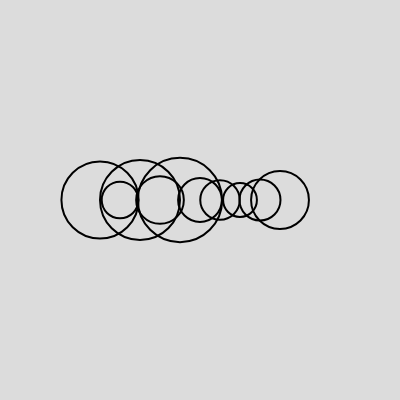
Frame 1 (no input)
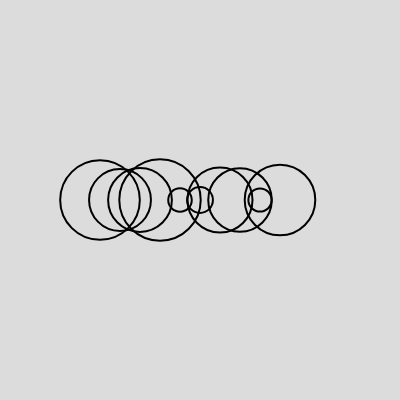
Frame 60 (no input)
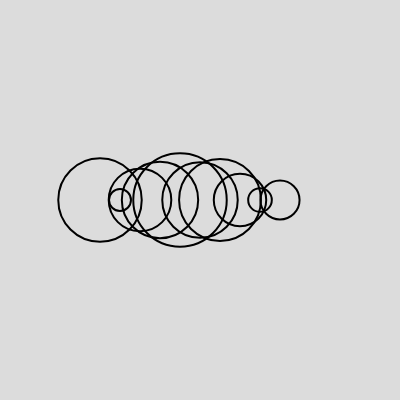
Frame 120 (the mouse pressed at the canvas centre since frame 60)

The p5.js sketch that drew these frames (run headless with seeded random() and noise() and a simulated clock; from frame 60 on, the mouse is pressed at the canvas centre):

// p5.js sketch
// ── sketch.js
function setup() {
  createCanvas(400, 400); // 캔버스 생성
  noFill(); // 채우기 없음
  frameRate(30); // 초당 프레임 설정

  // 중심축의 시작과 끝 위치
  let centerX1 = width / 4;
  let centerX2 = (3 * width) / 4;
  let centerY = height / 2;

  // 중심축 그리기
  line(centerX1, centerY, centerX2, centerY);
}

function draw() {
  background(220); // 배경 색상 설정

  // 원의 개수
  let numCircles = 10;

  for (let i = 0; i < numCircles; i++) {
    let t = i / numCircles; // 0에서 1 사이의 값을 t로 사용
    let x = lerp(width / 4, (3 * width) / 4, t); // 중심축 위의 x 좌표 계산
    let radius = random(10, 50); // 랜덤한 반지름 크기

    let y = height / 2; // 중심축의 y 좌표

    stroke(0); // 선 색상 설정
    strokeWeight(2); // 선 두께 설정
    ellipse(x, y, radius * 2); // 원 그리기
  }
}
